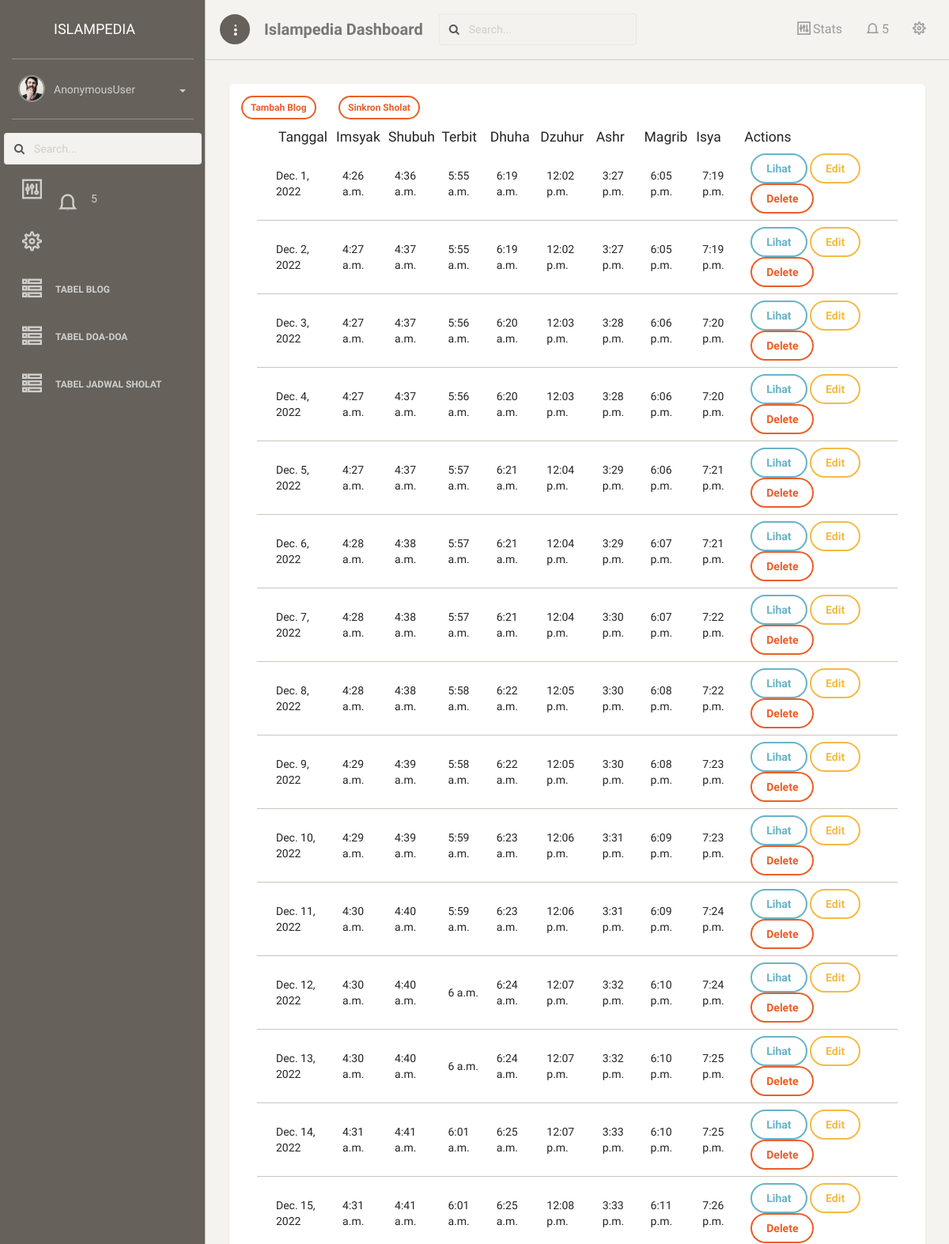
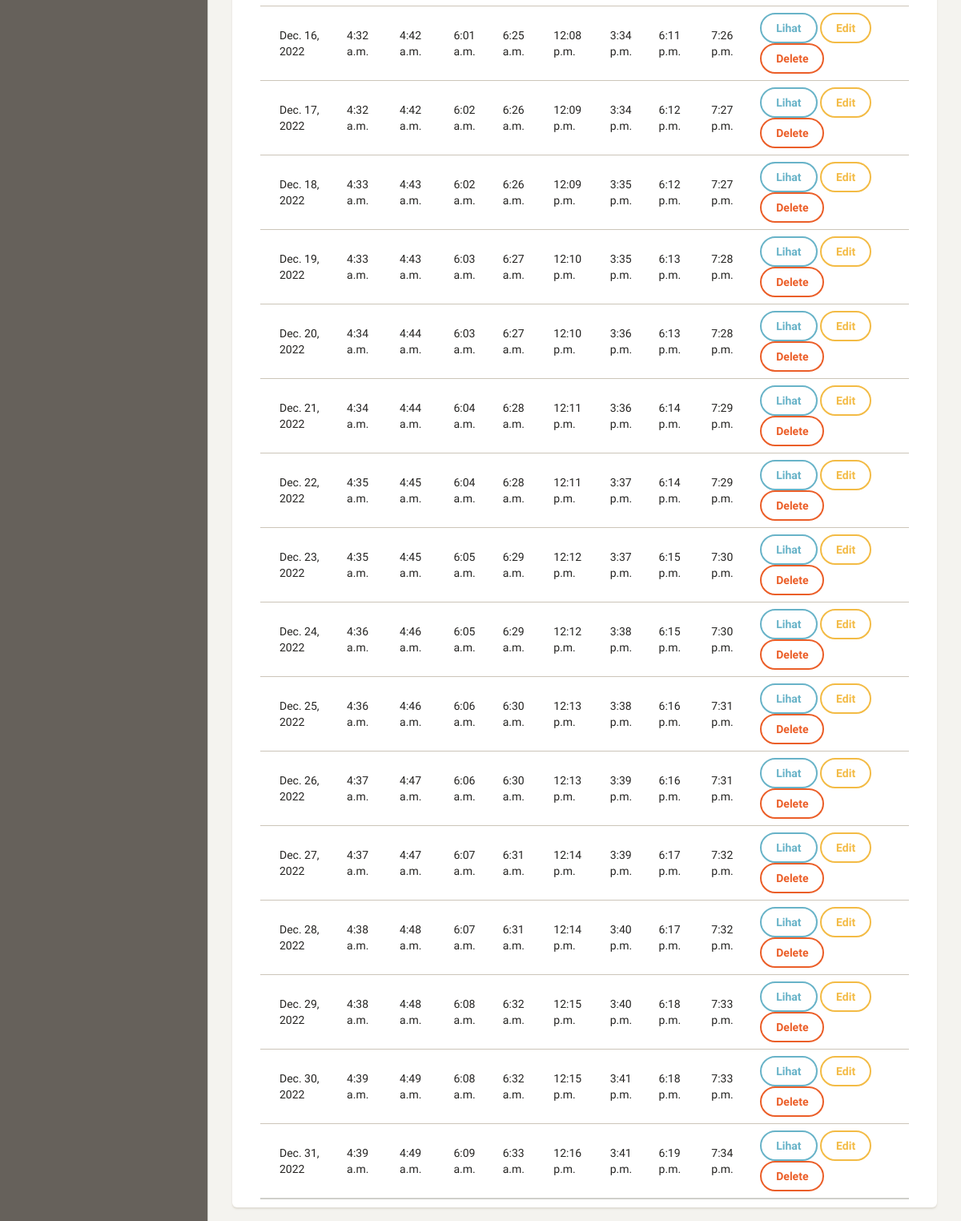
Screenshot of /dashboard/sholat with the database file from the repository (2 pictures, top to bottom).
### blog/models.py (models this page shows, shortened)
class Sholat(models.Model):
    tanggal = models.DateField()
    imsyak = models.TimeField()
    shubuh = models.TimeField()
    terbit = models.TimeField()
    dhuha = models.TimeField()
    dhuhur = models.TimeField()
    ashr = models.TimeField()
    magrib = models.TimeField()
    isya = models.TimeField()

### blog/views.py (the view)
# urls.py: path('sholat',sholat, name='tabel_sholat'),
def sholat(request):
    template_name = "back/tabel_shalat.html"
    sholat = Sholat.objects.all()
    context = {
        'title' : 'dashboard',
        'sholat': sholat,
    }
    return render(request, template_name, context)

### templates/back/tabel_shalat.html
{% extends 'back/base.html' %}
{% block content %}
<div class="content">
    <div class="container-fluid">
        <div class="row">
            <div class="col-md-12">
                <div class="card">
                    <div class="card-content">
                        <div class="toolbar">
                            <a class ="btn btn-sm btn-danger" href="{% url 'tambah_blog' %}"> Tambah Blog</a>&ensp;&ensp; &ensp;
                            <a class ="btn btn-sm btn-danger" href="{% url 'sinkron_sholat' %}"> Sinkron Sholat</a>&ensp;&ensp; &ensp;
                        </div>
                        <table id="bootstrap-table" class="table">
                            <thead>
                                <th data-field="state" data-checkbox="true"></th>
                                <th data-field="id" class="text-center">Tanggal</th>
                                <th data-field="imsyak" data-sortable="true">Imsyak</th>
                                <th data-field="shubuh" data-sortable="true">Shubuh</th>
                                <th data-field="Body" data-sortable="true">Terbit</th>
                                <th data-field="dhuha" data-sortable="true">Dhuha</th>
                                <th data-field="dhuhur">Dzuhur</th>
                                <th data-field="ashr" data-sortable="true">Ashr</th>
                                <th data-field="magrib" data-sortable="true">Magrib</th>
                                <th data-field="isya" data-sortable="true">Isya</th>
                                <th>Actions</th>
                            </thead>
                            <tbody>
                                {% for a in sholat %}
                                <tr>
                                    <td></td>
                                    <td>{{a.tanggal}}</td>
                                    <td>{{a.imsyak}}</td>
                                    <td>{{a.shubuh}}</td>
                                    <td>{{a.terbit}}</td>
                                    <td>{{a.dhuha}}</td>
                                    <td>{{a.dhuhur}}</td>
                                    <td>{{a.ashr}}</td>
                                    <td>{{a.magrib}}</td>
                                    <td>{{a.isya}}</td>
                                    <td>
                                        <a class="btn btn-info text-white bi bi-search" href="">Lihat </a>
                                        <a class="btn btn-warning text-white bi bi-pencil" href="">Edit </a>
                                        <a oneclick="return confirm('delete blog?');"class="btn btn-danger text-white bi bi-trash" href="">Delete </a>
                                    </td>
                                    <td></td>
                                </tr>
                                {% endfor %}
                            </tbody>
                        </table>
                    </div>
                </div>
            </div>
        </div>
    </div>
</div>
{% endblock content %}

### rows the page displays
Sholat: tanggal "Dec. 1, 2022", imsyak "4:26 a.m.", shubuh "4:36 a.m.", terbit "5:55 a.m.", dhuha "6:19 a.m.", dhuhur "12:02 p.m.", ashr "3:27 p.m.", magrib "6:05 p.m.", isya "7:19 p.m."
Sholat: tanggal "Dec. 2, 2022", imsyak "4:27 a.m.", shubuh "4:37 a.m.", terbit "5:55 a.m.", dhuha "6:19 a.m.", dhuhur "12:02 p.m.", ashr "3:27 p.m.", magrib "6:05 p.m.", isya "7:19 p.m."
Sholat: tanggal "Dec. 3, 2022", imsyak "4:27 a.m.", shubuh "4:37 a.m.", terbit "5:56 a.m.", dhuha "6:20 a.m.", dhuhur "12:03 p.m.", ashr "3:28 p.m.", magrib "6:06 p.m.", isya "7:20 p.m."
Sholat: tanggal "Dec. 4, 2022", imsyak "4:27 a.m.", shubuh "4:37 a.m.", terbit "5:56 a.m.", dhuha "6:20 a.m.", dhuhur "12:03 p.m.", ashr "3:28 p.m.", magrib "6:06 p.m.", isya "7:20 p.m."
Sholat: tanggal "Dec. 5, 2022", imsyak "4:27 a.m.", shubuh "4:37 a.m.", terbit "5:57 a.m.", dhuha "6:21 a.m.", dhuhur "12:04 p.m.", ashr "3:29 p.m.", magrib "6:06 p.m.", isya "7:21 p.m."
Sholat: tanggal "Dec. 6, 2022", imsyak "4:28 a.m.", shubuh "4:38 a.m.", terbit "5:57 a.m.", dhuha "6:21 a.m.", dhuhur "12:04 p.m.", ashr "3:29 p.m.", magrib "6:07 p.m.", isya "7:21 p.m."
Sholat: tanggal "Dec. 7, 2022", imsyak "4:28 a.m.", shubuh "4:38 a.m.", terbit "5:57 a.m.", dhuha "6:21 a.m.", dhuhur "12:04 p.m.", ashr "3:30 p.m.", magrib "6:07 p.m.", isya "7:22 p.m."
Sholat: tanggal "Dec. 8, 2022", imsyak "4:28 a.m.", shubuh "4:38 a.m.", terbit "5:58 a.m.", dhuha "6:22 a.m.", dhuhur "12:05 p.m.", ashr "3:30 p.m.", magrib "6:08 p.m.", isya "7:22 p.m."
Sholat: tanggal "Dec. 9, 2022", imsyak "4:29 a.m.", shubuh "4:39 a.m.", terbit "5:58 a.m.", dhuha "6:22 a.m.", dhuhur "12:05 p.m.", ashr "3:30 p.m.", magrib "6:08 p.m.", isya "7:23 p.m."
Sholat: tanggal "Dec. 10, 2022", imsyak "4:29 a.m.", shubuh "4:39 a.m.", terbit "5:59 a.m.", dhuha "6:23 a.m.", dhuhur "12:06 p.m.", ashr "3:31 p.m.", magrib "6:09 p.m.", isya "7:23 p.m."
Sholat: tanggal "Dec. 11, 2022", imsyak "4:30 a.m.", shubuh "4:40 a.m.", terbit "5:59 a.m.", dhuha "6:23 a.m.", dhuhur "12:06 p.m.", ashr "3:31 p.m.", magrib "6:09 p.m.", isya "7:24 p.m."
Sholat: tanggal "Dec. 12, 2022", imsyak "4:30 a.m.", shubuh "4:40 a.m.", terbit "6 a.m.", dhuha "6:24 a.m.", dhuhur "12:07 p.m.", ashr "3:32 p.m.", magrib "6:10 p.m.", isya "7:24 p.m."
Sholat: tanggal "Dec. 13, 2022", imsyak "4:30 a.m.", shubuh "4:40 a.m.", terbit "6 a.m.", dhuha "6:24 a.m.", dhuhur "12:07 p.m.", ashr "3:32 p.m.", magrib "6:10 p.m.", isya "7:25 p.m."
Sholat: tanggal "Dec. 14, 2022", imsyak "4:31 a.m.", shubuh "4:41 a.m.", terbit "6:01 a.m.", dhuha "6:25 a.m.", dhuhur "12:07 p.m.", ashr "3:33 p.m.", magrib "6:10 p.m.", isya "7:25 p.m."
Sholat: tanggal "Dec. 15, 2022", imsyak "4:31 a.m.", shubuh "4:41 a.m.", terbit "6:01 a.m.", dhuha "6:25 a.m.", dhuhur "12:08 p.m.", ashr "3:33 p.m.", magrib "6:11 p.m.", isya "7:26 p.m."
Sholat: tanggal "Dec. 16, 2022", imsyak "4:32 a.m.", shubuh "4:42 a.m.", terbit "6:01 a.m.", dhuha "6:25 a.m.", dhuhur "12:08 p.m.", ashr "3:34 p.m.", magrib "6:11 p.m.", isya "7:26 p.m."
Sholat: tanggal "Dec. 17, 2022", imsyak "4:32 a.m.", shubuh "4:42 a.m.", terbit "6:02 a.m.", dhuha "6:26 a.m.", dhuhur "12:09 p.m.", ashr "3:34 p.m.", magrib "6:12 p.m.", isya "7:27 p.m."
Sholat: tanggal "Dec. 18, 2022", imsyak "4:33 a.m.", shubuh "4:43 a.m.", terbit "6:02 a.m.", dhuha "6:26 a.m.", dhuhur "12:09 p.m.", ashr "3:35 p.m.", magrib "6:12 p.m.", isya "7:27 p.m."
Sholat: tanggal "Dec. 19, 2022", imsyak "4:33 a.m.", shubuh "4:43 a.m.", terbit "6:03 a.m.", dhuha "6:27 a.m.", dhuhur "12:10 p.m.", ashr "3:35 p.m.", magrib "6:13 p.m.", isya "7:28 p.m."
Sholat: tanggal "Dec. 20, 2022", imsyak "4:34 a.m.", shubuh "4:44 a.m.", terbit "6:03 a.m.", dhuha "6:27 a.m.", dhuhur "12:10 p.m.", ashr "3:36 p.m.", magrib "6:13 p.m.", isya "7:28 p.m."
Sholat: tanggal "Dec. 21, 2022", imsyak "4:34 a.m.", shubuh "4:44 a.m.", terbit "6:04 a.m.", dhuha "6:28 a.m.", dhuhur "12:11 p.m.", ashr "3:36 p.m.", magrib "6:14 p.m.", isya "7:29 p.m."
Sholat: tanggal "Dec. 22, 2022", imsyak "4:35 a.m.", shubuh "4:45 a.m.", terbit "6:04 a.m.", dhuha "6:28 a.m.", dhuhur "12:11 p.m.", ashr "3:37 p.m.", magrib "6:14 p.m.", isya "7:29 p.m."
Sholat: tanggal "Dec. 23, 2022", imsyak "4:35 a.m.", shubuh "4:45 a.m.", terbit "6:05 a.m.", dhuha "6:29 a.m.", dhuhur "12:12 p.m.", ashr "3:37 p.m.", magrib "6:15 p.m.", isya "7:30 p.m."
Sholat: tanggal "Dec. 24, 2022", imsyak "4:36 a.m.", shubuh "4:46 a.m.", terbit "6:05 a.m.", dhuha "6:29 a.m.", dhuhur "12:12 p.m.", ashr "3:38 p.m.", magrib "6:15 p.m.", isya "7:30 p.m."
Sholat: tanggal "Dec. 25, 2022", imsyak "4:36 a.m.", shubuh "4:46 a.m.", terbit "6:06 a.m.", dhuha "6:30 a.m.", dhuhur "12:13 p.m.", ashr "3:38 p.m.", magrib "6:16 p.m.", isya "7:31 p.m."
Sholat: tanggal "Dec. 26, 2022", imsyak "4:37 a.m.", shubuh "4:47 a.m.", terbit "6:06 a.m.", dhuha "6:30 a.m.", dhuhur "12:13 p.m.", ashr "3:39 p.m.", magrib "6:16 p.m.", isya "7:31 p.m."
Sholat: tanggal "Dec. 27, 2022", imsyak "4:37 a.m.", shubuh "4:47 a.m.", terbit "6:07 a.m.", dhuha "6:31 a.m.", dhuhur "12:14 p.m.", ashr "3:39 p.m.", magrib "6:17 p.m.", isya "7:32 p.m."
Sholat: tanggal "Dec. 28, 2022", imsyak "4:38 a.m.", shubuh "4:48 a.m.", terbit "6:07 a.m.", dhuha "6:31 a.m.", dhuhur "12:14 p.m.", ashr "3:40 p.m.", magrib "6:17 p.m.", isya "7:32 p.m."
Sholat: tanggal "Dec. 29, 2022", imsyak "4:38 a.m.", shubuh "4:48 a.m.", terbit "6:08 a.m.", dhuha "6:32 a.m.", dhuhur "12:15 p.m.", ashr "3:40 p.m.", magrib "6:18 p.m.", isya "7:33 p.m."
Sholat: tanggal "Dec. 30, 2022", imsyak "4:39 a.m.", shubuh "4:49 a.m.", terbit "6:08 a.m.", dhuha "6:32 a.m.", dhuhur "12:15 p.m.", ashr "3:41 p.m.", magrib "6:18 p.m.", isya "7:33 p.m."
Sholat: tanggal "Dec. 31, 2022", imsyak "4:39 a.m.", shubuh "4:49 a.m.", terbit "6:09 a.m.", dhuha "6:33 a.m.", dhuhur "12:16 p.m.", ashr "3:41 p.m.", magrib "6:19 p.m.", isya "7:34 p.m."

### other values shown
{{ user }} "AnonymousUser"
